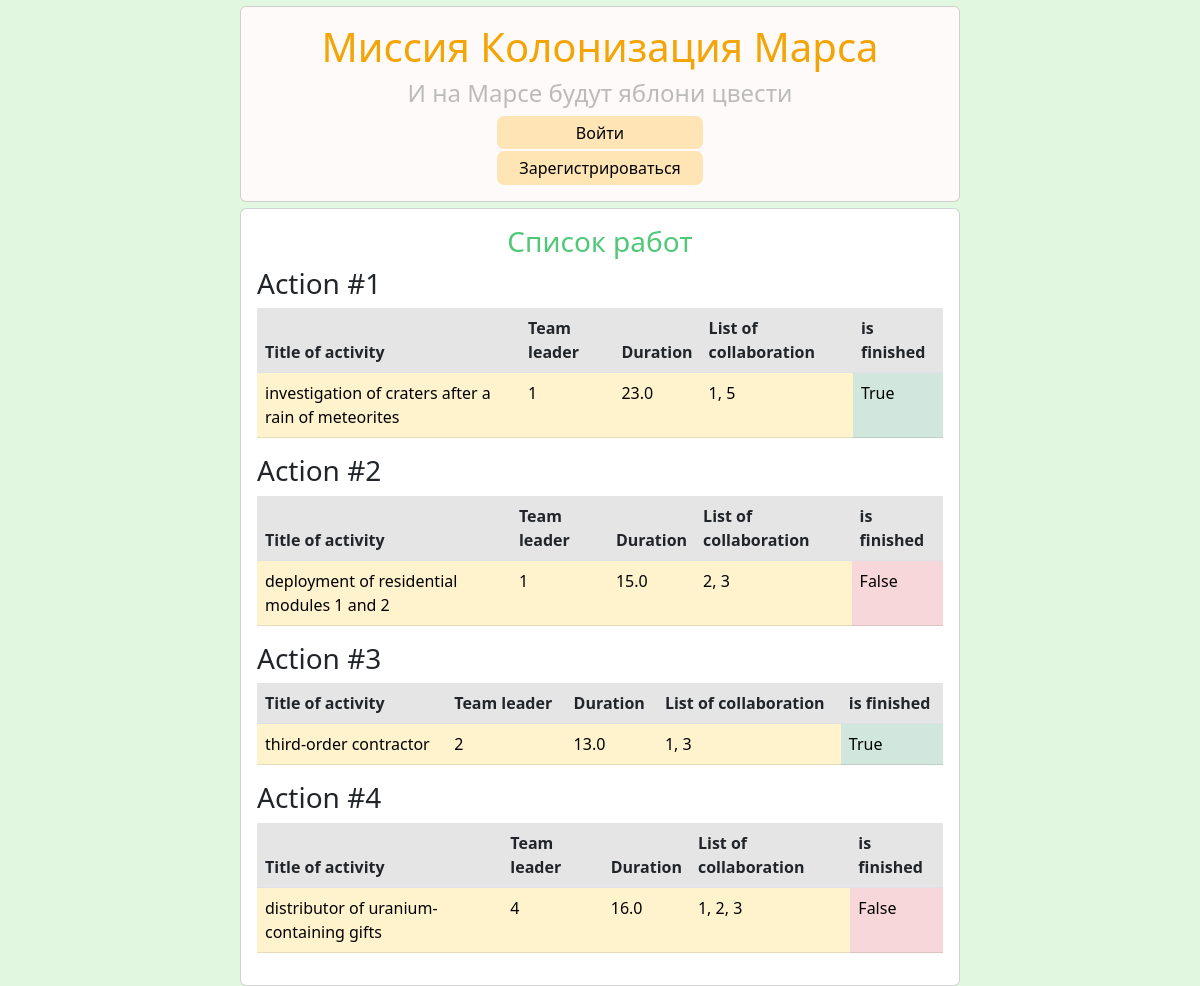
Page /main on the earlier database version.
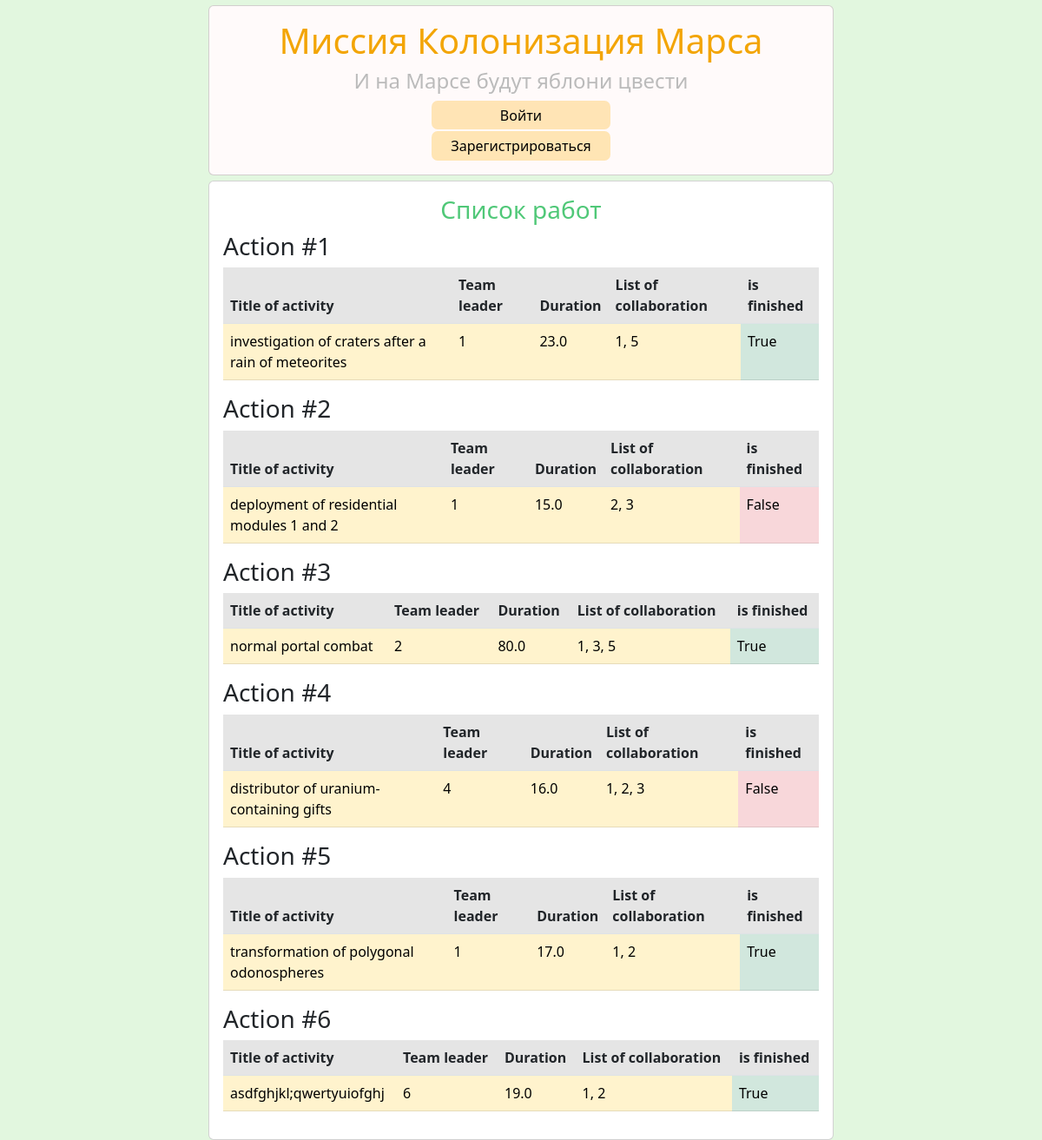
Same page on the later database version.
### data/jobs.py (models this page shows, shortened)
class Jobs(SqlAlchemyBase):
    __tablename__ = 'jobs'
    id = sqlalchemy.Column(sqlalchemy.Integer, autoincrement=True, primary_key=True)
    team_leader = sqlalchemy.Column(sqlalchemy.Integer, sqlalchemy.ForeignKey('users.id'))
    job = sqlalchemy.Column(sqlalchemy.String, nullable=True)
    work_size = sqlalchemy.Column(sqlalchemy.Float, nullable=True)
    collaborators = sqlalchemy.Column(sqlalchemy.String, nullable=True)
    start_date = sqlalchemy.Column(sqlalchemy.DateTime, default=datetime.datetime.now())
    end_date = sqlalchemy.Column(sqlalchemy.DateTime, default=datetime.datetime.now())
    is_finished = sqlalchemy.Column(sqlalchemy.Boolean, default=True)
    user = orm.relationship('User')

### hi.py (the view)
@app.route('/', methods=['GET', 'POST'])
@app.route('/main', methods=['GET', 'POST'])
def main():
    form = MainForm()
    sess = db_session.create_session()
    data = []
    print(sess.query(Jobs).filter())
    for x in sess.query(Jobs).all():
        data.append([x.id, x.job, x.team_leader, x.work_size, x.collaborators, x.is_finished])
    if flask_login.current_user.is_authenticated:
        n = flask_login.current_user.id
    else:
        n = 0
    return render_template('main_page.html', form=form, data=data, lengh=len(data), u_id=n)

### data/db_session.py (called while the page is built)
def create_session() -> Session:
    global __factory
    return __factory()

### templates/main_page.html (shortened to what this page needs)
{% extends 'index.html' %}
{% block content %}
  <h3 style="
             text-align:center;
             color:#50c878;
             ">Список работ</h3>
  {% for i in range(1, lengh) %}
  <h3 style="text-align:left;">Action #{{ loop.index }}</h3>
  <table class="table">
    <thead>
    <tr class="table-active">
      <th>Title of activity</th>
      <th>Team leader</th>
      <th>Duration</th>
      <th>List of collaboration</th>
      <th>is finished</th>
    </tr>
    </thead>
    <tbody>
    <tr class="table-warning">
      <td>{{ data[loop.index][1] }}</td>
      <td>{{ data[loop.index][2] }}</td>
      <td>{{ data[loop.index][3] }}</td>
      <td>{{ data[loop.index][4] }}</td>
      {% if data[loop.index][5] == 1 %}
            <td class="table-success">{{ data[loop.index][5] }}</td>
      {% else %}
            <td class="table-danger">{{ data[loop.index][5] }}</td>
      {% endif %}
    </tr>
    </tbody>
  </table>
  {% endfor %}
{% endblock %}

### templates/index.html (shortened to what this page needs)
<!DOCTYPE html>
<html lang="en">
<head>
    <link href="https://cdn.jsdelivr.net/npm/bootstrap@5.3.0-alpha1/dist/css/bootstrap.min.css" rel="stylesheet"
>
    </head>
    <body style="background-color: #e2f7df">
        <div class="card card-body cool">
            <a href="/" class="a">
                <h1 style="text-align:center;">Миссия Колонизация Марса</h1>
            </a>
            <h4 style="color:#bbbbbb;text-align:center;">И на Марсе будут яблони цвести</h4>
            <div>
                {% if current_user.is_authenticated %}
                    <p style="text-align:center;font-weight:900;font-size:130%;">{{ current_user.name }}</p>
                    <a href="/logout" class="btn btn-light">выйти из аккаунта</a>
                {% else %}
                            <a class="bn1" href="/entry">Войти</a>
                            <a class="bn2" href="/login">Зарегистрироваться</a>
                {% endif %}
            </div>
        </div>
        <div class="card" style="position:relative;">
            <div class="card-body">
                {% block content %}{% endblock %}
            </div>
        </div>
    </body>
</html>

### templates/index.html (style rules this page uses)
.bn1 { text-decoration: none; color: black; text-align: center; padding: 0.7%; border-radius: 7px; background-color:#ffe4b5; display:block; margin-left:auto; margin-right:auto; width:30%; }
.bn2 { text-decoration: none; color: black; text-align: center; padding: 0.7%; border-radius: 7px; background-color:#ffe5b4; display:block; margin-left:auto; margin-right:auto; width:30%; margin-top:0.3%; }
.a { text-decoration: none; color: #f3a505; text-align: center; }
h1 { color: #f3a505; text-align: left; }
div.cool { position: sticky; top: 0px; left: 0px; z-index: 1; background-color: #fffafa; }
.card { width: 60%; margin-right: auto; margin-left: auto; margin-top: 0.5%; }

Differences in the rows shown:
added Jobs: job "transformation of polygonal odonospheres", work_size "17.0", collaborators "1, 2"
added Jobs: job "asdfghjkl;qwertyuiofghj", work_size "19.0", collaborators "1, 2"
Other differences:
new list line: "Action # 3 Title of activity Team leader Duration List of collaboration is finished 2 True"
new list line: "normal portal combat 80.0 1, 3, 5"
new list line: "Action # 5 Title of activity Team leader Duration List of collaboration is finished 1 True"
new list line: "Action # 6 Title of activity Team leader Duration List of collaboration is finished 6 True"
list line gone: "Action # 3 Title of activity Team leader Duration List of collaboration is finished 2 True"
list line gone: "third-order contractor 13.0 1, 3"
